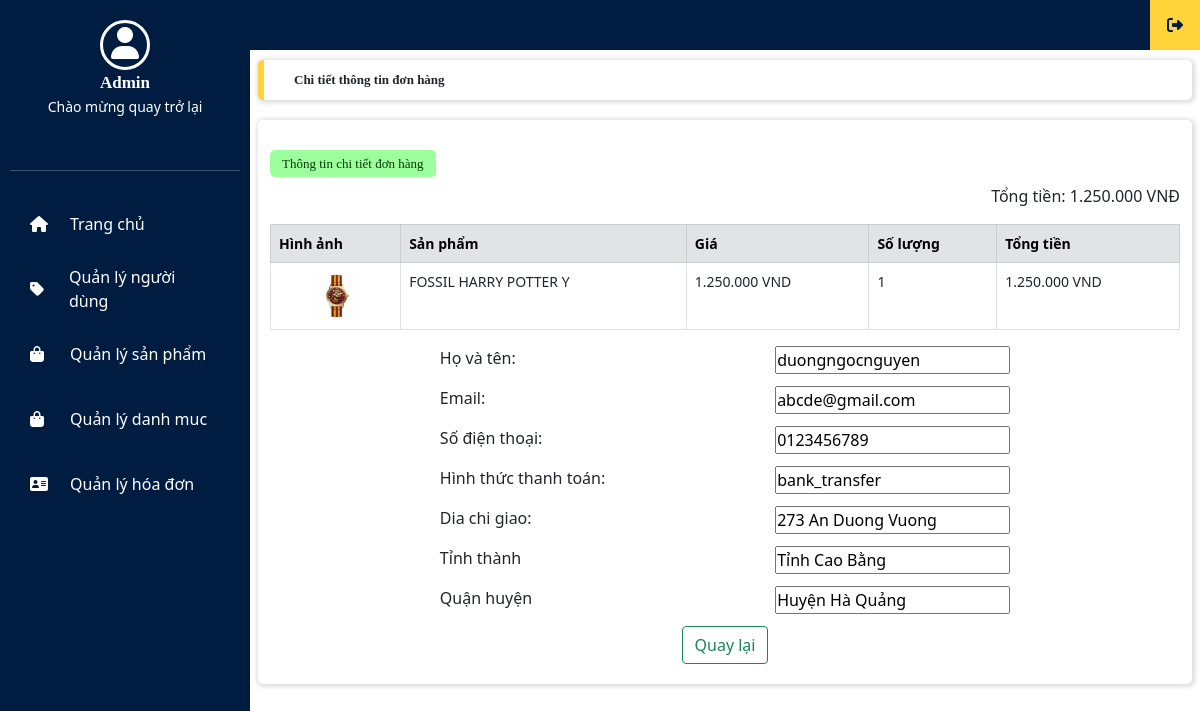
/admin.php?adminlayout=adminchitietdonhang&page=1&id_donhang=11 (signed in), run on an earlier commit of the app's database.
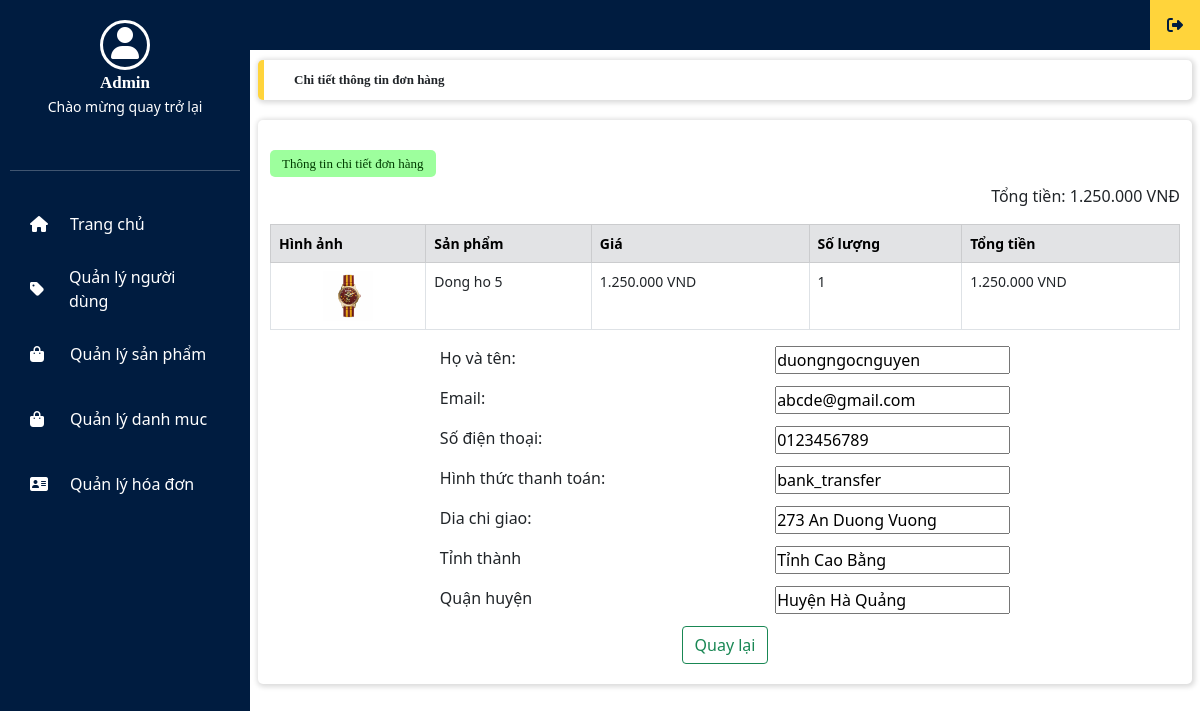
And on a later commit of the database.
### tables this page shows
CREATE TABLE `order_details` (
  `id` int(11) NOT NULL,
  `order_id` int(11) DEFAULT NULL,
  `product_id` int(11) DEFAULT NULL,
  `quantity` int(11) DEFAULT NULL,
  `price` decimal(10,2) DEFAULT NULL,
  `total_price` decimal(10,2) DEFAULT NULL
);

CREATE TABLE `products` (
  `id` int(11) NOT NULL,
  `name` varchar(255) DEFAULT NULL,
  `description` text DEFAULT NULL,
  `image_url` varchar(255) DEFAULT NULL,
  `price` decimal(10,2) DEFAULT NULL,
  `quantity` int(11) DEFAULT NULL,
  `category_id` int(11) DEFAULT NULL
);

CREATE TABLE `orders` (
  `id` int(11) NOT NULL,
  `customer_name` varchar(255) DEFAULT NULL,
  `customer_address` varchar(255) DEFAULT NULL,
  `customer_email` varchar(255) DEFAULT NULL,
  `customer_phone_number` varchar(20) DEFAULT NULL,
  `total_price` decimal(10,2) DEFAULT NULL,
  `status` varchar(50) DEFAULT 'Đang xử lý',
  `created_at` timestamp NOT NULL DEFAULT current_timestamp(),
  `user_id` int(11) NOT NULL,
  `delivery_at` date DEFAULT NULL,
  `city` varchar(255) DEFAULT NULL,
  `district` varchar(255) DEFAULT NULL,
  `pay_method` varchar(255) DEFAULT NULL
);

### adminchitietdonhang.php (the view, shortened to what the changed rows need)
<?php
include('./config.php');
$totalAll = 0;
$hovaten = "";
$email = "";
$sodienthoai = "";
$hinhthucthanhtoan = "";
$diachigiao = "";
$tinhthanh = "";
$quanhuyen = "";
if (isset($_GET['id_donhang'])) {
    $order_id = $_GET['id_donhang'];
    $sqlgiohang = "SELECT o.*, od.price as price, od.quantity as quantity, od.total_price as totalprice, p.image_url as product_image, p.name as product_name
    FROM orders o
    INNER JOIN order_details od ON o.id = od.order_id
    INNER JOIN products p ON od.product_id = p.id
    WHERE o.id = '$order_id'
    ORDER BY p.id ASC";
    $querygiohang = mysqli_query($conn, $sqlgiohang);
}
?>
<!DOCTYPE html>
<html lang="en">
<head>
    <link rel="stylesheet" type="text/css" href="./admin.css">
    <link rel="stylesheet" href="https://cdnjs.cloudflare.com/ajax/libs/bootstrap/5.0.2/css/bootstrap.min.css">
    <link rel="stylesheet" href="https://cdnjs.cloudflare.com/ajax/libs/font-awesome/6.4.0/css/all.min.css">
</head>
<body>
    <div class="content">
        <div class="row main_frame box_card box_shadow">
            <div class="table-responsive-lg">
                <table class="table table-bordered">
                    <form>
                        <thead>
                            <tr class="table-secondary">
                                <th scope="col">Hình ảnh</th>
                                <th scope="col">Sản phẩm</th>
                                <th scope="col">Giá</th>
                                <th scope="col">Số lượng</th>
                                <th scope="col">Tổng tiền</th>
                            </tr>
                        </thead>
                        <?php
                        if (mysqli_num_rows($querygiohang) != 0) {
                            while ($rowgiohang = mysqli_fetch_assoc($querygiohang)) {
                                $imggiohang = "./img/" . $rowgiohang['product_image'];
                        ?>
                                <tbody>
                                    <tr>
                                        <td align="center"><img src="<?php echo $imggiohang; ?>" style="width:50px;" border="0"></td>
                                        <td><?php echo $rowgiohang['product_name']; ?></td>
                                        <td><?php echo number_format($rowgiohang['price'], 0, ".", "."); ?> VND</td>
                                        <td><?php echo $rowgiohang['quantity']; ?></td>
                                        <td><?php echo number_format($rowgiohang['totalprice'], 0, ".", "."); ?> VND</td>
                                    </tr>
                                </tbody>
                            <?php
                                $totalAll =  $rowgiohang['total_price'];
                                $hovaten = $rowgiohang['customer_name'];
                                $email = $rowgiohang['customer_email'];
                                $sodienthoai = $rowgiohang['customer_phone_number'];
                                $hinhthucthanhtoan = $rowgiohang['pay_method'];
                                $diachigiao = $rowgiohang['customer_address'];
                                $tinhthanh = $rowgiohang['city'];
                                $quanhuyen = $rowgiohang['district'];
                            }
                            ?>
                            <p id="tieudethanhtoan" style="text-align: right;">Tổng tiền: <?php echo number_format($totalAll, 0, ".", "."); ?> VNĐ</p>
                    </form>
                </table>
            </div>
            <div id="divformthanhtoan">
                <form action="#" method="post" id="formthanhtoan">
                    <div id="labelthongtin">
                        <P class="left">Họ và tên:</P>
                        <P class="left">Email:</P>
                        <P class="left">Số điện thoại:</P>
                        <P class="left">Hình thức thanh toán:</P>
                        <P class="left">Dia chi giao:</P>
                        <p class="left">Tỉnh thành</p>
                        <p class="left">Quận huyện</p>
                    </div>
                    <div id="inputthanhtoan">
                        <input class="right" type="text" id="fullName" value="<?php echo $hovaten; ?>"></br>
                        <input class="right" type="email" id="email" value="<?php echo $email; ?>"></br>
                        <input class="right" type="tel" id="phone" value="<?php echo $sodienthoai; ?>"></br>
                        <input class="right" type="text" id="fullName" value="<?php echo $hinhthucthanhtoan; ?>"></br>
                        <input class="right" type="text" id="fullName" value="<?php echo $diachigiao; ?>"></br>
                        <input class="right" type="text" id="fullName" value="<?php echo $tinhthanh; ?>"></br>
                        <input class="right" type="text" id="fullName" value="<?php echo $quanhuyen; ?>"></br>
                    </div>
                </form>
            </div>
        <?php
                        } else {
                            echo '<p id="tieudethanhtoan" style="text-align: center;">Đơn hàng đã bị hủy</p>';
                        }
        ?>
        </div>
    </div>
</body>
</html>

What changed in the data, as far as the page shows it:
changed through a linked row, order_details "duongngocnguyen": product.name "FOSSIL HARRY POTTER Y" → "Dong ho 5"
